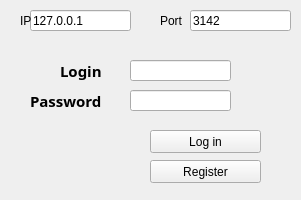
<?xml version="1.0" encoding="UTF-8"?>
<ui version="4.0">
 <class>MainWindow</class>
 <widget class="QMainWindow" name="MainWindow">
  <property name="geometry">
   <rect>
    <x>0</x>
    <y>0</y>
    <width>301</width>
    <height>200</height>
   </rect>
  </property>
  <property name="sizePolicy">
   <sizepolicy hsizetype="Fixed" vsizetype="Fixed">
    <horstretch>0</horstretch>
    <verstretch>0</verstretch>
   </sizepolicy>
  </property>
  <property name="maximumSize">
   <size>
    <width>301</width>
    <height>200</height>
   </size>
  </property>
  <property name="windowTitle">
   <string>Login \ Register</string>
  </property>
  <widget class="QWidget" name="centralWidget">
   <widget class="QLineEdit" name="ipLine">
    <property name="geometry">
     <rect>
      <x>30</x>
      <y>10</y>
      <width>101</width>
      <height>21</height>
     </rect>
    </property>
    <property name="text">
     <string>127.0.0.1</string>
    </property>
   </widget>
   <widget class="QPushButton" name="pushButton">
    <property name="geometry">
     <rect>
      <x>150</x>
      <y>130</y>
      <width>111</width>
      <height>23</height>
     </rect>
    </property>
    <property name="text">
     <string>Log in</string>
    </property>
   </widget>
   <widget class="QLabel" name="label">
    <property name="geometry">
     <rect>
      <x>20</x>
      <y>10</y>
      <width>21</width>
      <height>21</height>
     </rect>
    </property>
    <property name="text">
     <string>IP</string>
    </property>
   </widget>
   <widget class="QLabel" name="label_2">
    <property name="geometry">
     <rect>
      <x>160</x>
      <y>10</y>
      <width>31</width>
      <height>21</height>
     </rect>
    </property>
    <property name="text">
     <string>Port</string>
    </property>
   </widget>
   <widget class="QLineEdit" name="portLine">
    <property name="geometry">
     <rect>
      <x>190</x>
      <y>10</y>
      <width>101</width>
      <height>21</height>
     </rect>
    </property>
    <property name="text">
     <string>3142</string>
    </property>
   </widget>
   <widget class="QLabel" name="label_3">
    <property name="geometry">
     <rect>
      <x>60</x>
      <y>60</y>
      <width>61</width>
      <height>21</height>
     </rect>
    </property>
    <property name="font">
     <font>
      <family>Sylfaen</family>
      <pointsize>11</pointsize>
      <weight>75</weight>
      <bold>true</bold>
     </font>
    </property>
    <property name="text">
     <string>Login</string>
    </property>
   </widget>
   <widget class="QLabel" name="label_4">
    <property name="geometry">
     <rect>
      <x>30</x>
      <y>90</y>
      <width>81</width>
      <height>21</height>
     </rect>
    </property>
    <property name="font">
     <font>
      <family>Sylfaen</family>
      <pointsize>11</pointsize>
      <weight>75</weight>
      <bold>true</bold>
     </font>
    </property>
    <property name="text">
     <string>Password</string>
    </property>
   </widget>
   <widget class="QLineEdit" name="loginLine">
    <property name="geometry">
     <rect>
      <x>130</x>
      <y>60</y>
      <width>101</width>
      <height>21</height>
     </rect>
    </property>
    <property name="text">
     <string/>
    </property>
   </widget>
   <widget class="QLineEdit" name="passwordLine">
    <property name="geometry">
     <rect>
      <x>130</x>
      <y>90</y>
      <width>101</width>
      <height>21</height>
     </rect>
    </property>
    <property name="text">
     <string/>
    </property>
   </widget>
   <widget class="QPushButton" name="pushButton_2">
    <property name="geometry">
     <rect>
      <x>150</x>
      <y>160</y>
      <width>111</width>
      <height>23</height>
     </rect>
    </property>
    <property name="text">
     <string>Register</string>
    </property>
   </widget>
  </widget>
 </widget>
 <layoutdefault spacing="6" margin="11"/>
 <resources/>
 <connections/>
</ui>
